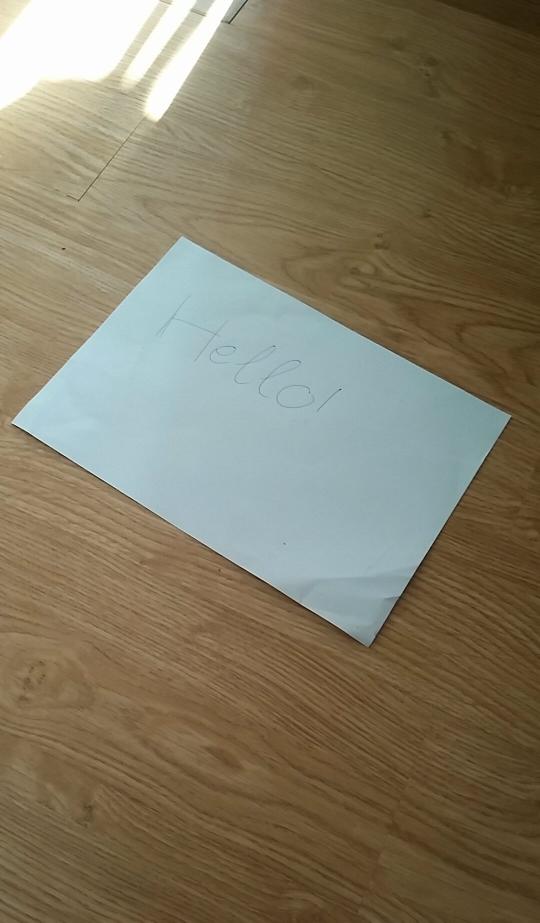
#> input picture 1.jpg, 1080 x 1845 px, given in place of frame159.jpg, which was not available (shown at 1/2 size)
$ python xulytunganh.py
#> lines starting #> are read from the running program, lines starting #| are printed output that depends on the picture; after the words box and inside, x2 and y2 are one past the last pixel; in counts of white or black regions, pixels touching at a corner belong together; pictures that were not available may be replaced by others from this repository, and a replacement may not be noted
import test
import numpy as np
import cv2
def auto_canny(image, sigma=0.33):
    # compute the median of the single channel pixel intensities
    v = np.median(image)

    # apply automatic Canny edge detection using the computed median
    lower = int(max(0, (1.0 - sigma) * v))
    upper = int(min(255, (1.0 + sigma) * v))
    edged = cv2.Canny(image, lower, upper)

    # return the edged image
    return edged


frame = cv2.imread('topview/frame159.jpg')
#> frame is the input picture: shape (1845, 1080, 3); mean B, G, R 98.9, 121.1, 129.1
gray = cv2.cvtColor(frame, cv2.COLOR_BGR2GRAY)
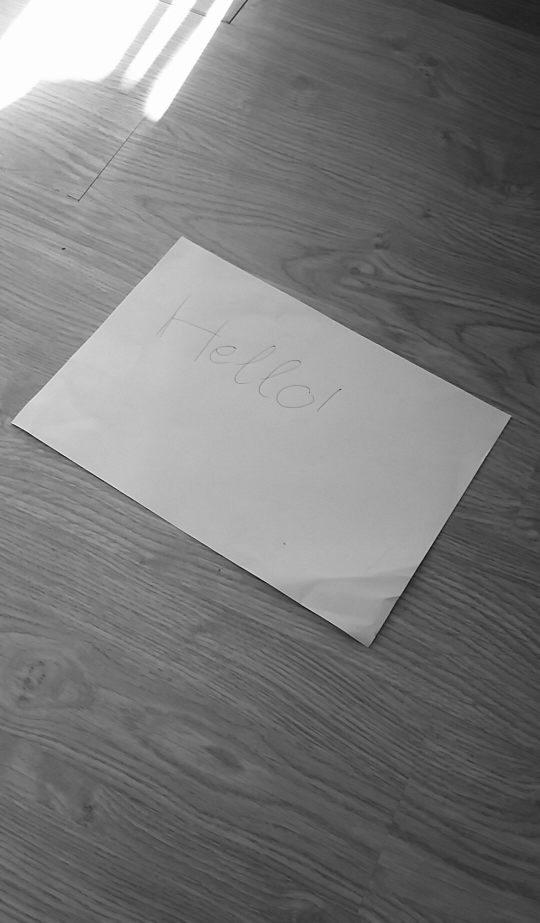
#> gray: shape (1845, 1080) (shown at 1/2 size); min 1, max 255, mean 121
# [10 lines of commented-out code are left out]
ret, thresh = cv2.threshold(gray, 0, 255, cv2.THRESH_OTSU)
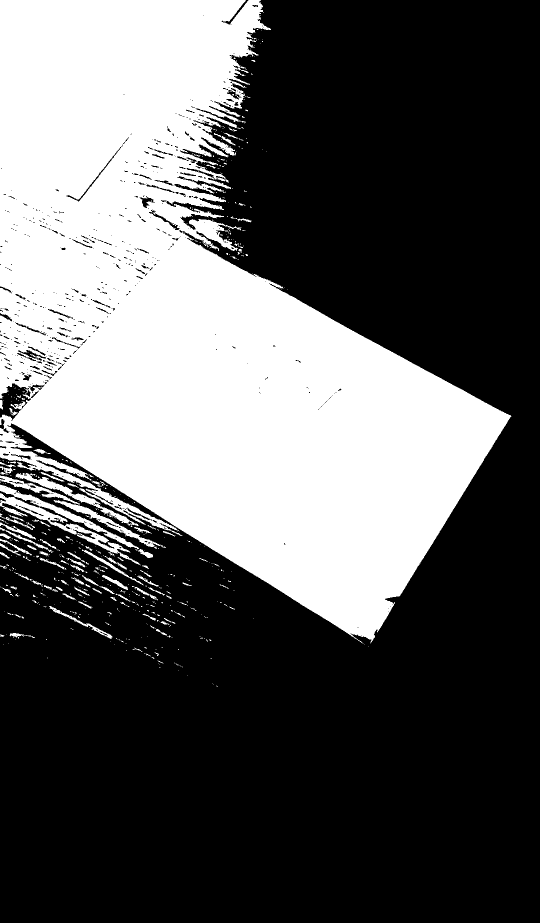
#> thresh: shape (1845, 1080) (shown at 1/2 size); 36.3% white; 604 white regions (495 under 20 px), largest, box (x1, y1, x2, y2) and area: (0, 0, 1023, 1287) 698543, (0, 969, 281, 1131) 7715, (31, 946, 277, 1052) 2703
#> ret = 132
cv2.imshow("thresh", thresh)
blurred = cv2.GaussianBlur(thresh, (3, 3), 0)
# auto = auto_canny(blurred)
# auto = cv2.Canny(blurred, 225, 250)
auto = cv2.Canny(blurred, 225, 250)
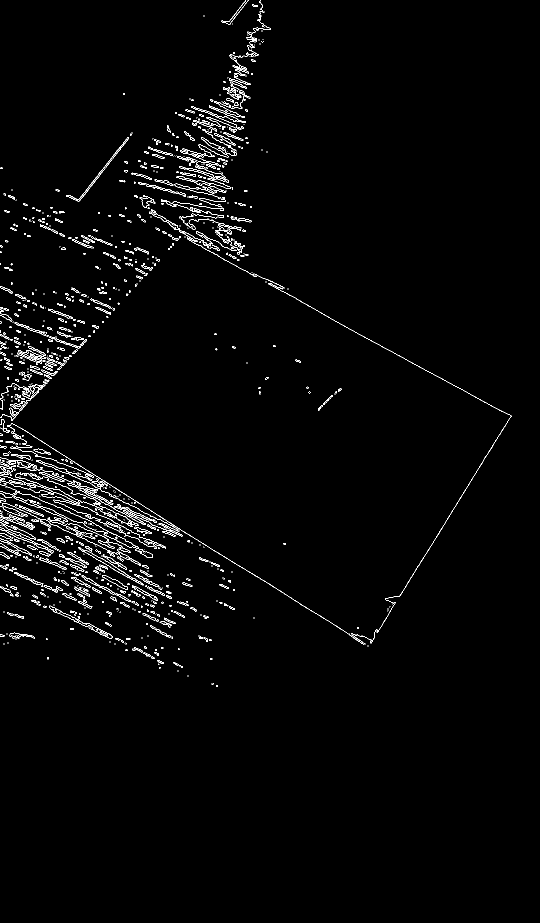
#> auto: shape (1845, 1080) (shown at 1/2 size); 1.7% white in thin lines or dots, all inside (x1, y1, x2, y2) = (0, 0, 1023, 1374)
lines = cv2.HoughLines(auto, 1, np.pi / 180, 30)
colored = cv2.cvtColor(gray, cv2.COLOR_GRAY2RGB)
if(lines is not None):
    for i in range(0, lines.shape[0]):
        rho, theta = lines[i, 0]
        degree = np.degrees(theta)
        # if((degree>=0.0 and degree <= 40)or (degree>=150)):
        a = np.cos(theta)
        b = np.sin(theta)
        x0 = a * rho
        y0 = b * rho
        x1 = int(x0 + 1000 * (-b))
        y1 = int(y0 + 1000 * (a))
        x2 = int(x0 - 1000 * (-b))
        y2 = int(y0 - 1000 * (a))
        cv2.line(colored, (x1, y1), (x2, y2), (0, 127, 255), 2)
        cv2.imshow("Detectline", colored)
#> this loop made 16519 passes
#> (rho, theta, degree, a, b, x0, y0, x1) on passes 1 to 3: (706, 2.13, 122, -0.53, 0.848, -374.1, 598.7, -1222), (236, 2.08, 119, -0.485, 0.875, -114.4, 206.4, -989), (1309, 0.559, 32, 0.848, 0.53, 1110.1, 693.7, 580)
#> pass 1, `cv2.imshow("Detectline", colored)`:
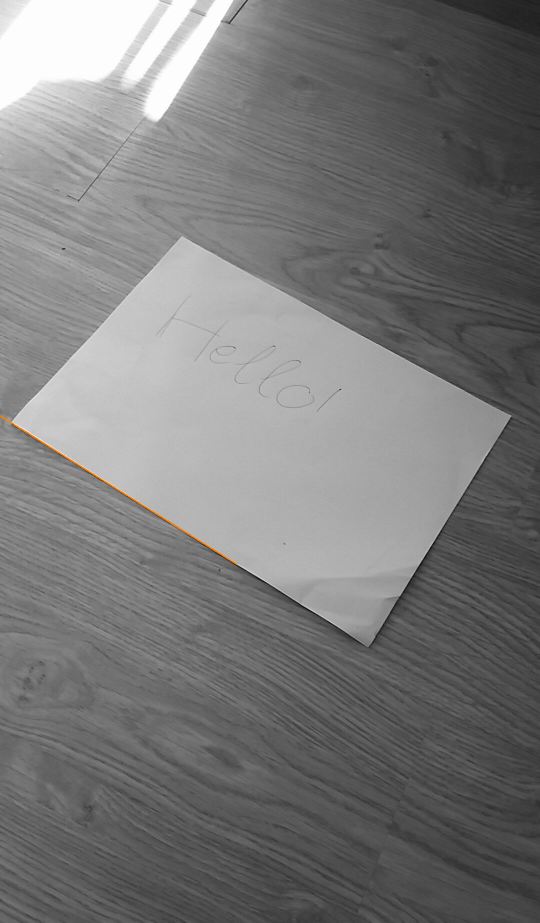
#> window 'Detectline': shape (1845, 1080, 3) (shown at 1/2 size); mean B, G, R 120.9, 121, 121.1
#> pass 2, `cv2.imshow("Detectline", colored)`:
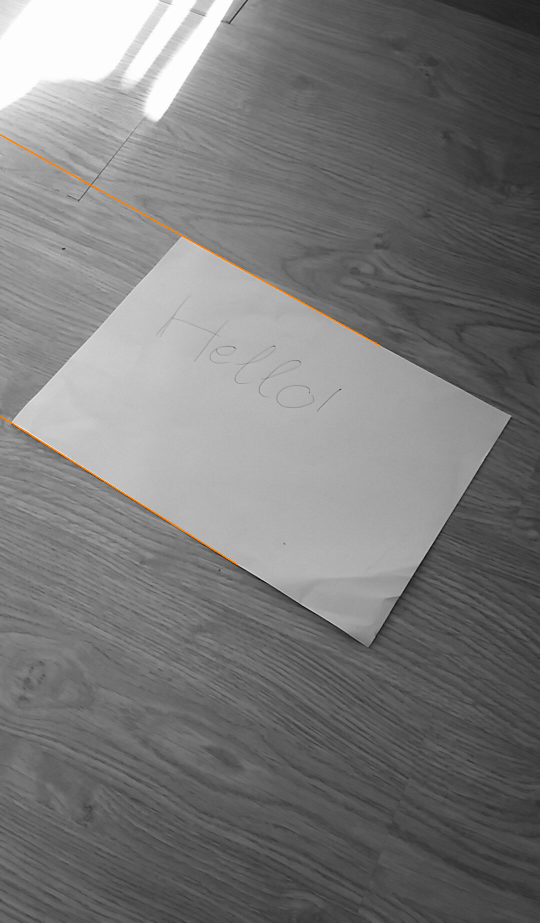
#> window 'Detectline': shape (1845, 1080, 3) (shown at 1/2 size); mean B, G, R 120.7, 120.9, 121.2
#> after the loop:
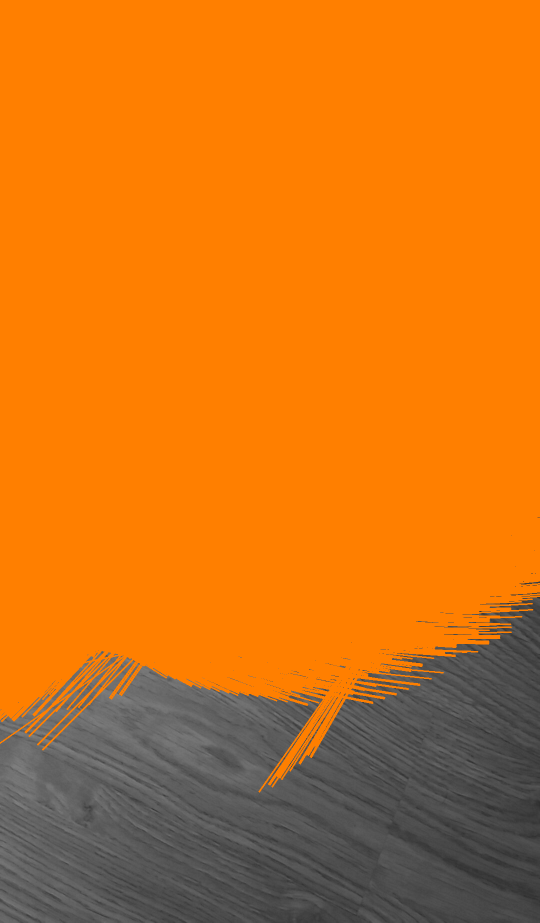
#> colored: shape (1845, 1080, 3) (shown at 1/2 size); mean B, G, R 22.5, 116.1, 210.4

    # raw_input("press")

cv2.waitKey(0)
cv2.destroyAllWindows()
